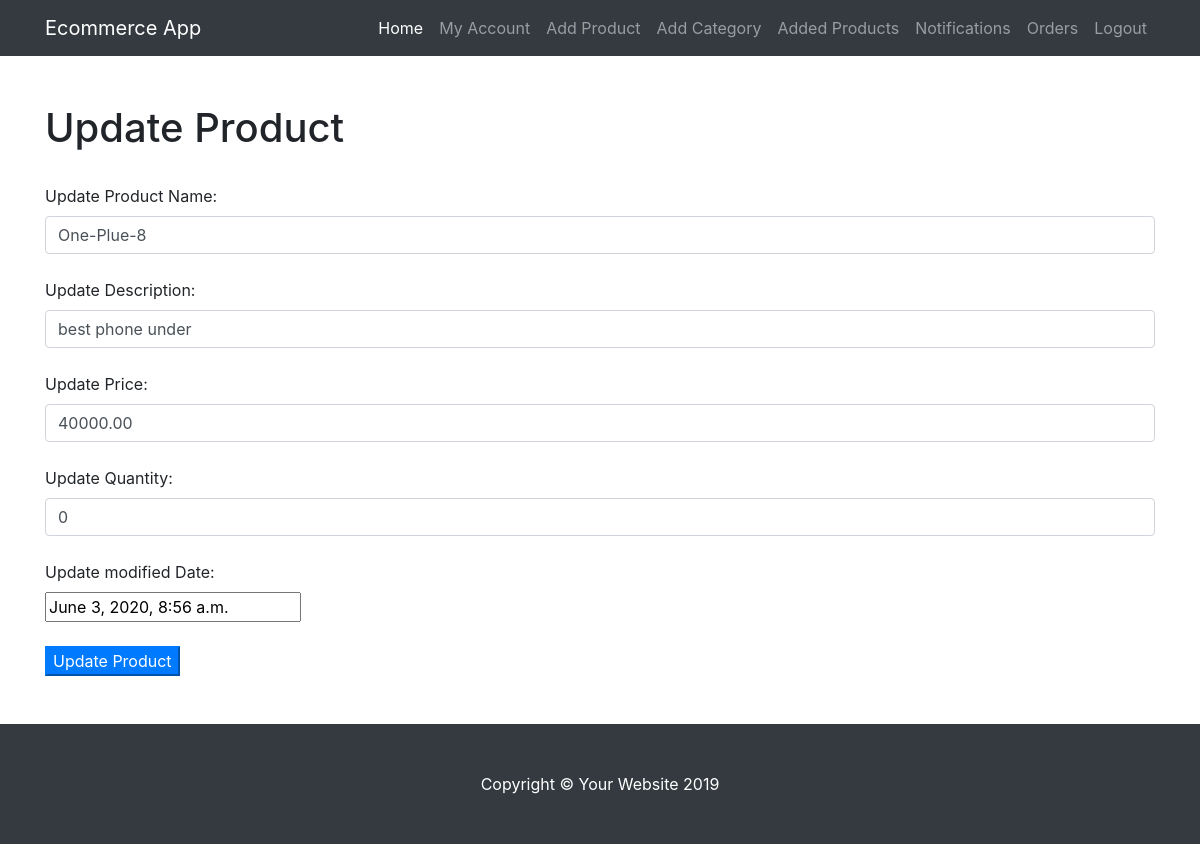
/seller/modifyproduct/5/ (signed in), run on the app's committed database.
### seller/models.py (models this page shows, shortened)
class Products(models.Model):
    product_name = models.CharField(max_length=30)
    product_desc = models.CharField(max_length=50)
    product_price = models.DecimalField(decimal_places=2,max_digits=10)
    added_by_seller = models.ForeignKey(UserProfile,on_delete=models.CASCADE)
    product_img = models.ImageField(upload_to='productimage',blank=True)
    product_avail= models.IntegerField()
    category = models.ForeignKey(Category,on_delete=models.CASCADE)
    saveDate = models.DateTimeField(auto_now_add=True)
    modifiedDate = models.DateTimeField(auto_now_add=True,blank=True)

### seller/views.py (the view, shortened to what this page needs)
# urls.py: path('modifyproduct/<int:id>/',views.modifyproduct,name='modifyproduct'),
@login_required
def modifyproduct(request,id):
    obj = Products.objects.get(id = id)
    return render(request,'modifyproduct.html',{'obj':obj})

### templates/modifyproduct.html (shortened to what this page needs)
{% extends 'base.html' %}
{% block navigation %}
	<nav class="navbar navbar-expand-lg navbar-dark bg-dark fixed-top">
    <div class="container">
      <a class="navbar-brand" href="#">Ecommerce App</a>
      <div class="collapse navbar-collapse" id="navbarResponsive">
        <ul class="navbar-nav ml-auto">
          <li class="nav-item active">
            <a class="nav-link" href="/seller/sellerapp/">Home
            </a>
          </li>
          <li class="nav-item">
            <a class="nav-link" href="#">My Account</a>
          </li>
          <li class="nav-item">
            <a class="nav-link" href="/seller/addproduct/">Add Product</a>
          </li>
					<li class="nav-item">
            <a class="nav-link" href="/seller/addcategory/">Add Category</a>
          </li>
          <li class="nav-item">
            <a class="nav-link" href="/seller/addedproduct/">Added Products</a>
          </li>
					<li class="nav-item">
						<a class="nav-link" href="/seller/sellernotifications/">Notifications</a>
					</li>
					<li>
            <a class="nav-link" href="/seller/sellerorders/">Orders</a>
          </li>
          <li class="nav-item">
            <a class="nav-link" href="/logout_call/">Logout</a>
          </li>
        </ul>
      </div>
    </div>
  </nav>
{% endblock %}
{% block mainblock %}
	<br><br>
	<h1>Update Product</h1><br>
	<form method="post" enctype="multipart/form-data">
		<label>Update Product Name: </label><input type="text" name="pname" class="form-control" value="{{ obj.product_name }}"><br>
		<label>Update Description: </label><input type="text" name="desc" class="form-control" value="{{ obj.product_desc }}"><br>
		<label>Update Price: </label><input type="number" name="price" class="form-control" class="form-control" value="{{ obj.product_price }}"><br>
		<label>Update Quantity: </label><input type="number" name="qty" class="form-control" value="{{ obj.product_avail }}"><br>
		<label>Update modified Date: </label><br><input type="text" name="mod" value="{{ obj.modifiedDate }}"><br>
		<br><input type="submit" value="Update Product" class="btn-primary"><br>
	</form>
	<br><br>
{% endblock %}

### static/css/heroic-features.css (style rules this page uses)
body { padding-top: 56px; }

### data on the page
Products: pname "One-Plue-8", desc "best phone under", price "40000.00", qty "0", mod "June 3, 2020, 8:56 a.m."
